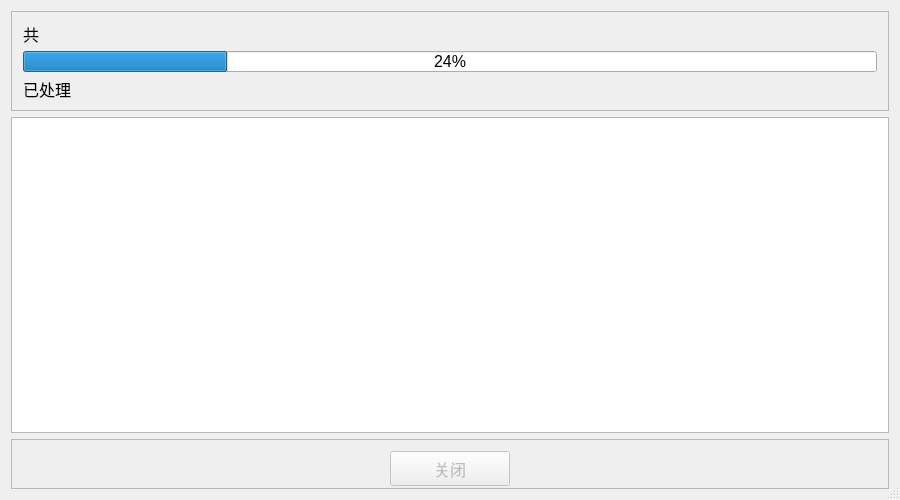
<?xml version="1.0" encoding="UTF-8"?>
<ui version="4.0">
 <class>ImportImagesProcessWidget</class>
 <widget class="QDialog" name="ImportImagesProcessWidget">
  <property name="windowModality">
   <enum>Qt::NonModal</enum>
  </property>
  <property name="geometry">
   <rect>
    <x>0</x>
    <y>0</y>
    <width>900</width>
    <height>500</height>
   </rect>
  </property>
  <property name="minimumSize">
   <size>
    <width>900</width>
    <height>500</height>
   </size>
  </property>
  <property name="maximumSize">
   <size>
    <width>900</width>
    <height>500</height>
   </size>
  </property>
  <property name="font">
   <font>
    <pointsize>12</pointsize>
   </font>
  </property>
  <property name="windowTitle">
   <string>正在导入影像</string>
  </property>
  <property name="toolTip">
   <string>&lt;html&gt;&lt;head/&gt;&lt;body&gt;&lt;p&gt;正在导入影像&lt;/p&gt;&lt;/body&gt;&lt;/html&gt;</string>
  </property>
  <property name="styleSheet">
   <string notr="true">QDialog {
border: 2px solid color(49, 79, 79);
}</string>
  </property>
  <property name="sizeGripEnabled">
   <bool>true</bool>
  </property>
  <layout class="QVBoxLayout" name="verticalLayout_2">
   <item>
    <widget class="QFrame" name="frame">
     <property name="sizePolicy">
      <sizepolicy hsizetype="Expanding" vsizetype="Fixed">
       <horstretch>0</horstretch>
       <verstretch>0</verstretch>
      </sizepolicy>
     </property>
     <property name="minimumSize">
      <size>
       <width>0</width>
       <height>100</height>
      </size>
     </property>
     <property name="maximumSize">
      <size>
       <width>9999</width>
       <height>100</height>
      </size>
     </property>
     <property name="frameShape">
      <enum>QFrame::StyledPanel</enum>
     </property>
     <property name="frameShadow">
      <enum>QFrame::Raised</enum>
     </property>
     <layout class="QGridLayout" name="gridLayout">
      <item row="0" column="0">
       <widget class="QLabel" name="totalCountLable">
        <property name="font">
         <font>
          <pointsize>12</pointsize>
         </font>
        </property>
        <property name="text">
         <string>共</string>
        </property>
        <property name="alignment">
         <set>Qt::AlignLeading|Qt::AlignLeft|Qt::AlignVCenter</set>
        </property>
       </widget>
      </item>
      <item row="1" column="0">
       <widget class="QProgressBar" name="progressBar">
        <property name="font">
         <font>
          <pointsize>12</pointsize>
         </font>
        </property>
        <property name="value">
         <number>24</number>
        </property>
       </widget>
      </item>
      <item row="2" column="0">
       <widget class="QLabel" name="processStatusLable">
        <property name="font">
         <font>
          <pointsize>12</pointsize>
         </font>
        </property>
        <property name="text">
         <string>已处理</string>
        </property>
       </widget>
      </item>
     </layout>
    </widget>
   </item>
   <item>
    <widget class="QListWidget" name="failureFileList">
     <property name="font">
      <font>
       <pointsize>12</pointsize>
      </font>
     </property>
    </widget>
   </item>
   <item>
    <widget class="QFrame" name="frame_2">
     <property name="sizePolicy">
      <sizepolicy hsizetype="Preferred" vsizetype="Fixed">
       <horstretch>0</horstretch>
       <verstretch>0</verstretch>
      </sizepolicy>
     </property>
     <property name="minimumSize">
      <size>
       <width>0</width>
       <height>50</height>
      </size>
     </property>
     <property name="maximumSize">
      <size>
       <width>16777215</width>
       <height>50</height>
      </size>
     </property>
     <property name="frameShape">
      <enum>QFrame::StyledPanel</enum>
     </property>
     <property name="frameShadow">
      <enum>QFrame::Raised</enum>
     </property>
     <layout class="QGridLayout" name="gridLayout_2">
      <item row="0" column="0">
       <widget class="ThemePushButton" name="closeButton">
        <property name="enabled">
         <bool>false</bool>
        </property>
        <property name="minimumSize">
         <size>
          <width>120</width>
          <height>35</height>
         </size>
        </property>
        <property name="maximumSize">
         <size>
          <width>120</width>
          <height>35</height>
         </size>
        </property>
        <property name="font">
         <font>
          <pointsize>12</pointsize>
         </font>
        </property>
        <property name="text">
         <string>关闭</string>
        </property>
       </widget>
      </item>
     </layout>
    </widget>
   </item>
  </layout>
 </widget>
 <layoutdefault spacing="6" margin="11"/>
 <customwidgets>
  <customwidget>
   <class>ThemePushButton</class>
   <extends>QPushButton</extends>
   <header>themepushbutton.h</header>
  </customwidget>
 </customwidgets>
 <resources/>
 <connections>
  <connection>
   <sender>closeButton</sender>
   <signal>clicked()</signal>
   <receiver>ImportImagesProcessWidget</receiver>
   <slot>close()</slot>
   <hints>
    <hint type="sourcelabel">
     <x>299</x>
     <y>467</y>
    </hint>
    <hint type="destinationlabel">
     <x>299</x>
     <y>249</y>
    </hint>
   </hints>
  </connection>
 </connections>
</ui>
